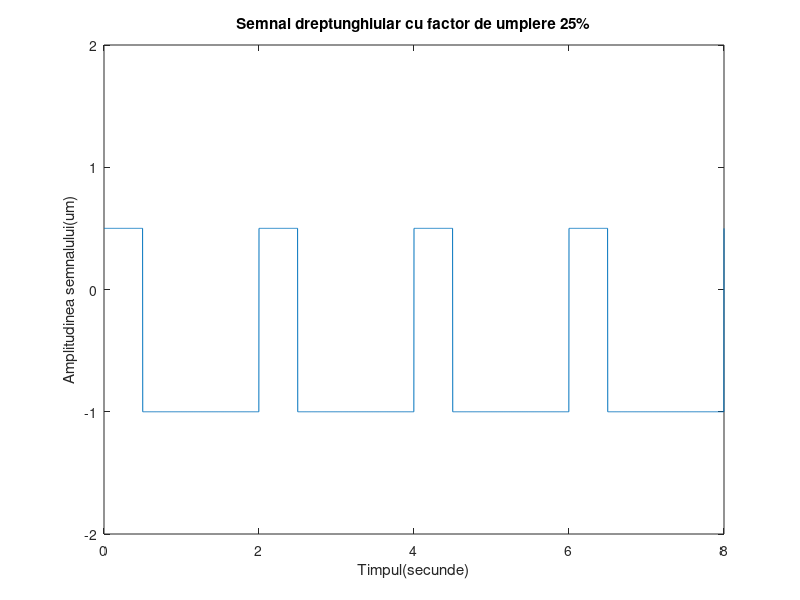

This figure's MATLAB source:
t=0:.002:8;
%se urmareste reprezentarea a 4 perioade cu rezolutie temporara de 2ms
x=0.75*square(2*pi*0.5*t,25)-0.25;
%se noteaza x=square(2*pi*0.5*t)= 1 sau -1
%se considera o transformare liniara de forma y=a*x+b pentru a ajunge la cele
%doua nivele de minim si maxim dorite(determinarea coeficietilor)
%cum perioada este 2 secunde, frecventa este de 0.5 Hz
%prin 2*pi*0.5*t se modifica perioada functiei square care e initial 2*pi
plot(t,x)
axis([0 8 -2 2])
%se limiteaza axele de coordonate pe orizontala pentru a se afisa cele 4
% perioade
xlabel('Timpul(secunde)')
ylabel('Amplitudinea semnalului(um)')
title('Semnal dreptunghiular cu factor de umplere 25%')
